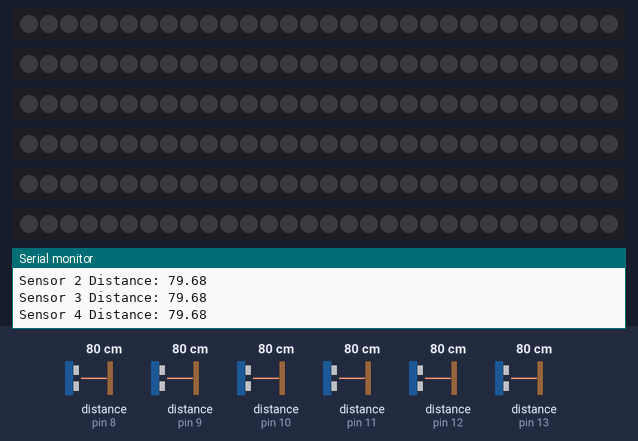
Simulated run of this sketch. Board: Arduino Leonardo, built with avr-gcc and run on an emulated ATmega32U4. On the bench: 6 × 30 RGB LEDs in strip order, left to right, the last lines printed to the serial monitor. Wiring (inferred from the names in the program): 6 × ultrasonic range finder: trigger pin 2, echo pin 8 / trigger pin 3, echo pin 9 / trigger pin 4, echo pin 10 / trigger pin 5, echo pin 11 / trigger pin 6, echo pin 12 / trigger pin 7, echo pin 13. The test bench sets the inputs (shaded band); at power-on: distance to the obstacle (sensors on pin 8, pin 9, pin 10, pin 11, pin 12, pin 13) 80 cm. The echo pulse lasts 58.3 µs per cm; dim RGB values are drawn brighter than linear.

Above: at 1.2 s.
1.3 s: distance to the obstacle (sensor on pin 8) set to 75 cm
2.8 s: distance to the obstacle (sensor on pin 8) set to 67 cm
At 3.7 s:
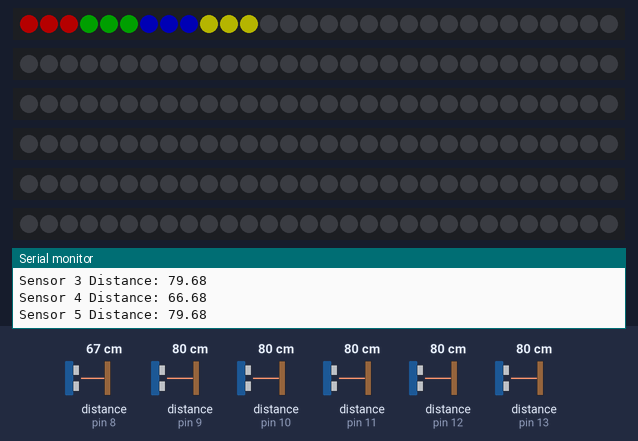
5.8 s: distance to the obstacle (sensor on pin 9) set to 68 cm
At 6.65 s:
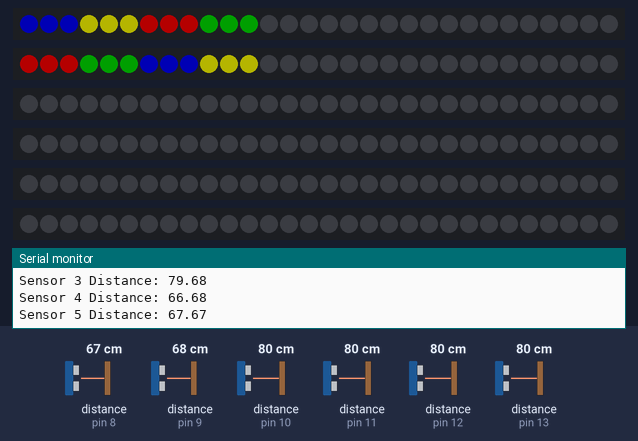
8.8 s: distance to the obstacle (sensor on pin 10) set to 68 cm
At 9.62 s:
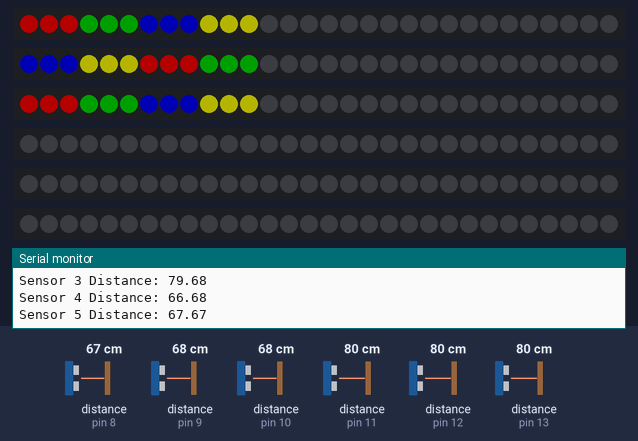
11.8 s: distance to the obstacle (sensor on pin 11) set to 2 cm
At 12.45 s:
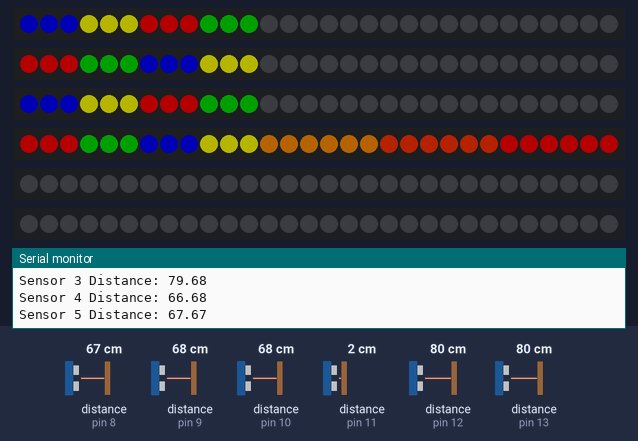
14.8 s: distance to the obstacle (sensor on pin 12) set to 2 cm
At 15.22 s:
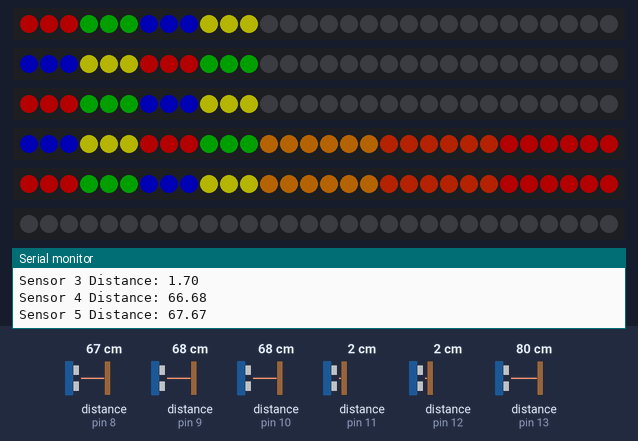
Timing chart, 0 to 17.8 s (numbered marks = the images above; inputs shaded):
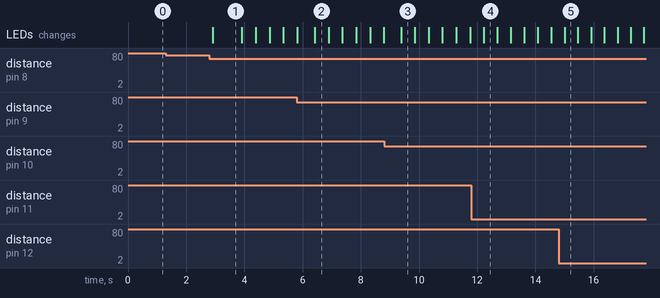

The sketch:

_LED_MUSIC_FINAL.ino
```cpp
#include "MIDIUSB.h"
#include <FastLED.h>

// LED Variables

#define NUM_LEDS 30
#define BRIGHTNESS 64

CRGB leds0[NUM_LEDS];
CRGB leds1[NUM_LEDS];
CRGB leds2[NUM_LEDS];
CRGB leds3[NUM_LEDS];
CRGB leds4[NUM_LEDS];
CRGB leds5[NUM_LEDS];

CRGB colors[4] = {CRGB::Red, CRGB::Green, CRGB::Blue, CRGB::Yellow};
bool isInitialized[6] = {false, false, false, false, false, false};

// Distance Sensor Variables

const int trigPins[6] = {7, 5, 6, 2, 3, 4};
const int echoPins[6] = {13, 11, 12, 8, 9, 10};

const byte midiNotes[6][3] = {
  {60, 61, 62}, // Sensor 1
  {63, 64, 65}, // Sensor 2
  {66, 67, 68}, // Sensor 3
  {69, 70, 71}, // Sensor 4
  {72, 73, 74}, // Sensor 5
  {75, 76, 77}  // Sensor 6
};

unsigned long lastTriggerTime[6] = {0, 0, 0, 0, 0, 0};
int currentLayer[6] = {-1, -1, -1, -1, -1, -1};

const unsigned long triggerCooldown = 3000;   // 3 seconds to prevent rapid retriggering
const unsigned long layerTimeout = 15000;     // 15 seconds of inactivity to auto-mute

bool hasStarted = false;

void setup() {

  Serial.begin(115200);

  for (int i = 0; i < 6; i++) {
    pinMode(trigPins[i], OUTPUT);
    pinMode(echoPins[i], INPUT);
  }

  FastLED.setBrightness(BRIGHTNESS);
  FastLED.addLeds<WS2812B, A0, GRB>(leds0, NUM_LEDS);

  fill_solid(leds0, NUM_LEDS, CRGB::Black);
  FastLED.addLeds<WS2812B, A1, GRB>(leds1, NUM_LEDS);

  fill_solid(leds1, NUM_LEDS, CRGB::Black);
  FastLED.addLeds<WS2812B, A2, GRB>(leds2, NUM_LEDS);

  fill_solid(leds2, NUM_LEDS, CRGB::Black);
  FastLED.addLeds<WS2812B, A3, GRB>(leds3, NUM_LEDS);

  fill_solid(leds3, NUM_LEDS, CRGB::Black);
  FastLED.addLeds<WS2812B, A4, GRB>(leds4, NUM_LEDS);

  fill_solid(leds4, NUM_LEDS, CRGB::Black);
  FastLED.addLeds<WS2812B, A5, GRB>(leds5, NUM_LEDS);

  fill_solid(leds5, NUM_LEDS, CRGB::Black);
  FastLED.show();
}

long getDistance0() {
  digitalWrite(2, LOW);
  delayMicroseconds(2);
  digitalWrite(2, HIGH);
  delayMicroseconds(10);
  digitalWrite(2, LOW);
  long duration = pulseIn(8, HIGH, 30000);
  return duration * 0.034 / 2;
}

long getDistance1() {
  digitalWrite(3, LOW);
  delayMicroseconds(2);
  digitalWrite(3, HIGH);
  delayMicroseconds(10);
  digitalWrite(3, LOW);
  long duration = pulseIn(9, HIGH, 30000);
  return duration * 0.034 / 2;
}
long getDistance2() {
  digitalWrite(4, LOW);
  delayMicroseconds(2);
  digitalWrite(4, HIGH);
  delayMicroseconds(10);
  digitalWrite(4, LOW);
  long duration = pulseIn(10, HIGH, 30000);
  return duration * 0.034 / 2;
}
long getDistance3() {
  digitalWrite(5, LOW);
  delayMicroseconds(2);
  digitalWrite(5, HIGH);
  delayMicroseconds(10);
  digitalWrite(5, LOW);
  long duration = pulseIn(11, HIGH, 30000);
  return duration * 0.034 / 2;
}
long getDistance4() {
  digitalWrite(6, LOW);
  delayMicroseconds(2);
  digitalWrite(6, HIGH);
  delayMicroseconds(10);
  digitalWrite(6, LOW);
  long duration = pulseIn(12, HIGH, 30000);
  return duration * 0.034 / 2;
}
long getDistance5() {
  digitalWrite(7, LOW);
  delayMicroseconds(2);
  digitalWrite(7, HIGH);
  delayMicroseconds(10);
  digitalWrite(7, LOW);
  long duration = pulseIn(13, HIGH, 30000);
  return duration * 0.034 / 2;
}

void sendClipLaunch(byte noteNumber) {
  midiEventPacket_t noteOn = {0x09, 0x90, noteNumber, 127};
  midiEventPacket_t noteOff = {0x08, 0x80, noteNumber, 0};
  MidiUSB.sendMIDI(noteOn);
  MidiUSB.flush();
  delay(100);
  MidiUSB.sendMIDI(noteOff);
  MidiUSB.flush();
}

float readDistance(int sensorIndex) {
  digitalWrite(trigPins[sensorIndex], LOW);
  delayMicroseconds(2);
  digitalWrite(trigPins[sensorIndex], HIGH);
  delayMicroseconds(10);
  digitalWrite(trigPins[sensorIndex], LOW);

  long duration = pulseIn(echoPins[sensorIndex], HIGH, 30000);
  return duration > 0 ? (duration * 0.0343) / 2.0 : -1;
}

int detectLayer(float distance) {
  if (distance > 2 && distance <= 25) return 0;
  if (distance > 25 && distance <= 50) return 1;
  if (distance > 50 && distance <= 70) return 2;
  return -1;
}

void loop() {

  long distance0 = getDistance0();
  if (distance0 >= 70) {
    fill_solid(leds0, NUM_LEDS, CRGB::Black);
    isInitialized[0] = false;
  } else {
    if (!isInitialized[0]) {
      for (int j = 0; j < 12; j++) leds0[j] = colors[(j / 3) % 4];
      for (int j = 12; j < 30; j++) leds0[j] = CRGB::Black;
      isInitialized[0] = true;
    } else {
      CRGB last = leds0[11];
      for (int j = 11; j > 0; j--) leds0[j] = leds0[j - 1];
      leds0[0] = last;
    }
    for (int j = 12; j < 18; j++) leds0[j] = (distance0 < 50) ? CRGB(255,140,0) : CRGB::Black;
    for (int j = 18; j < 24; j++) leds0[j] = (distance0 < 30) ? CRGB(255,50,0) : CRGB::Black;
    for (int j = 24; j < 30; j++) leds0[j] = (distance0 < 20) ? CRGB::Red : CRGB::Black;
  }
  long distance1 = getDistance1();
  if (distance1 >= 70) {
    fill_solid(leds1, NUM_LEDS, CRGB::Black);
    isInitialized[1] = false;
  } else {
    if (!isInitialized[1]) {
      for (int j = 0; j < 12; j++) leds1[j] = colors[(j / 3) % 4];
      for (int j = 12; j < 30; j++) leds1[j] = CRGB::Black;
      isInitialized[1] = true;
    } else {
      CRGB last = leds1[11];
      for (int j = 11; j > 0; j--) leds1[j] = leds1[j - 1];
      leds1[0] = last;
    }
    for (int j = 12; j < 18; j++) leds1[j] = (distance1 < 50) ? CRGB(255,140,0) : CRGB::Black;
    for (int j = 18; j < 24; j++) leds1[j] = (distance1 < 30) ? CRGB(255,50,0) : CRGB::Black;
    for (int j = 24; j < 30; j++) leds1[j] = (distance1 < 20) ? CRGB::Red : CRGB::Black;
  }
  long distance2 = getDistance2();
  if (distance2 >= 70) {
    fill_solid(leds2, NUM_LEDS, CRGB::Black);
    isInitialized[2] = false;
  } else {
    if (!isInitialized[2]) {
      for (int j = 0; j < 12; j++) leds2[j] = colors[(j / 3) % 4];
      for (int j = 12; j < 30; j++) leds2[j] = CRGB::Black;
      isInitialized[2] = true;
    } else {
      CRGB last = leds2[11];
      for (int j = 11; j > 0; j--) leds2[j] = leds2[j - 1];
      leds2[0] = last;
    }
    for (int j = 12; j < 18; j++) leds2[j] = (distance2 < 50) ? CRGB(255,140,0) : CRGB::Black;
    for (int j = 18; j < 24; j++) leds2[j] = (distance2 < 30) ? CRGB(255,50,0) : CRGB::Black;
    for (int j = 24; j < 30; j++) leds2[j] = (distance2 < 20) ? CRGB::Red : CRGB::Black;
  }
  long distance3 = getDistance3();
  if (distance3 >= 70) {
    fill_solid(leds3, NUM_LEDS, CRGB::Black);
    isInitialized[3] = false;
  } else {
    if (!isInitialized[3]) {
      for (int j = 0; j < 12; j++) leds3[j] = colors[(j / 3) % 4];
      for (int j = 12; j < 30; j++) leds3[j] = CRGB::Black;
      isInitialized[3] = true;
    } else {
      CRGB last = leds3[11];
      for (int j = 11; j > 0; j--) leds3[j] = leds3[j - 1];
      leds3[0] = last;
    }
    for (int j = 12; j < 18; j++) leds3[j] = (distance3 < 50) ? CRGB(255,140,0) : CRGB::Black;
    for (int j = 18; j < 24; j++) leds3[j] = (distance3 < 30) ? CRGB(255,50,0) : CRGB::Black;
    for (int j = 24; j < 30; j++) leds3[j] = (distance3 < 20) ? CRGB::Red : CRGB::Black;
  }
  long distance4 = getDistance4();
  if (distance4 >= 70) {
    fill_solid(leds4, NUM_LEDS, CRGB::Black);
    isInitialized[4] = false;
  } else {
    if (!isInitialized[4]) {
      for (int j = 0; j < 12; j++) leds4[j] = colors[(j / 3) % 4];
      for (int j = 12; j < 30; j++) leds4[j] = CRGB::Black;
      isInitialized[4] = true;
    } else {
      CRGB last = leds4[11];
      for (int j = 11; j > 0; j--) leds4[j] = leds4[j - 1];
      leds4[0] = last;
    }
    for (int j = 12; j < 18; j++) leds4[j] = (distance4 < 50) ? CRGB(255,140,0) : CRGB::Black;
    for (int j = 18; j < 24; j++) leds4[j] = (distance4 < 30) ? CRGB(255,50,0) : CRGB::Black;
    for (int j = 24; j < 30; j++) leds4[j] = (distance4 < 20) ? CRGB::Red : CRGB::Black;
  }
  long distance5 = getDistance5();
  if (distance5 >= 70) {
    fill_solid(leds5, NUM_LEDS, CRGB::Black);
    isInitialized[5] = false;
  } else {
    if (!isInitialized[5]) {
      for (int j = 0; j < 12; j++) leds5[j] = colors[(j / 3) % 4];
      for (int j = 12; j < 30; j++) leds5[j] = CRGB::Black;
      isInitialized[5] = true;
    } else {
      CRGB last = leds5[11];
      for (int j = 11; j > 0; j--) leds5[j] = leds5[j - 1];
      leds5[0] = last;
    }
    for (int j = 12; j < 18; j++) leds5[j] = (distance5 < 50) ? CRGB(255,140,0) : CRGB::Black;
    for (int j = 18; j < 24; j++) leds5[j] = (distance5 < 30) ? CRGB(255,50,0) : CRGB::Black;
    for (int j = 24; j < 30; j++) leds5[j] = (distance5 < 20) ? CRGB::Red : CRGB::Black;
  }
  FastLED.show();
  // delay(50);

  for (int i = 0; i < 6; i++) {
    float distance = readDistance(i);
    Serial.print("Sensor ");
    Serial.print(i + 1);
    Serial.print(" Distance: ");
    Serial.println(distance);

    int detectedLayer = detectLayer(distance);

    if (!hasStarted && detectedLayer != -1) {
      sendClipLaunch(80); // Start song or initial playback
      hasStarted = true;
      delay(300);
    }

    if (hasStarted) {
      if (detectedLayer != -1 && detectedLayer != currentLayer[i] && millis() - lastTriggerTime[i] > triggerCooldown) {
        // New layer detected — trigger
        if (currentLayer[i] != -1) {
          sendClipLaunch(midiNotes[i][currentLayer[i]]); // Mute old
        }

        delay(20);
        sendClipLaunch(midiNotes[i][detectedLayer]); // Play new

        currentLayer[i] = detectedLayer;
        lastTriggerTime[i] = millis();
      }

      // Timeout reached — auto-mute current layer
      if (currentLayer[i] != -1 && millis() - lastTriggerTime[i] > layerTimeout) {
        Serial.print("Sensor ");
        Serial.print(i + 1);
        Serial.println(" timed out. Muting...");

        sendClipLaunch(midiNotes[i][currentLayer[i]]);
        currentLayer[i] = -1;  // Reset state
      }
    }

    delay(50);
  }

  Serial.println("-----------------------------------");
  delay(100);
}
```

Measured:
- the behaviour switches between 71 and 70 cm on distance to the obstacle (sensor on pin 8) (found by bisection; images 0 and 1)
- the behaviour switches between 71 and 70 cm on distance to the obstacle (sensor on pin 9) (found by bisection; images 1 and 2)
- the behaviour switches between 71 and 70 cm on distance to the obstacle (sensor on pin 10) (found by bisection; images 2 and 3)
- after the input at 2.8 s, the LEDs: change after 0.12 s (image 1)
- after the input at 8.8 s, the LEDs: change after 0.59 s (image 3)
- after the input at 11.8 s, the LEDs: change after 0.42 s (image 4)
- after the input at 14.8 s, the LEDs: change after 0.20 s (image 5)
